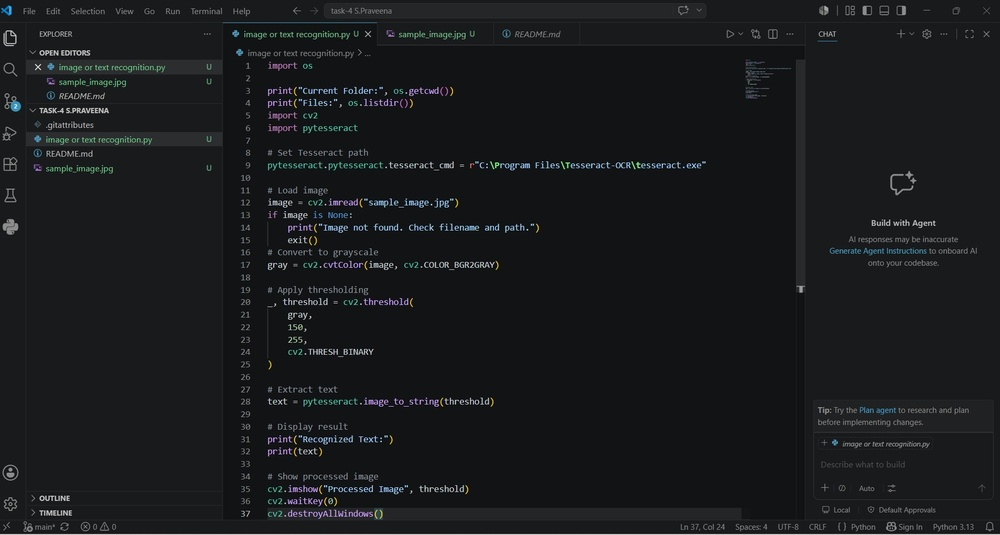
#> input picture sample_image.jpg, 1000 x 535 px, shrunk from 1907 x 1021 before the run
$ python 'image or text recognition.py'
#> lines starting #> are read from the running program, lines starting #| are printed output that depends on the picture
import os

print("Current Folder:", os.getcwd())
print("Files:", os.listdir())
import cv2
import pytesseract

# Set Tesseract path
pytesseract.pytesseract.tesseract_cmd = r"C:\Program Files\Tesseract-OCR\tesseract.exe"

# Load image
image = cv2.imread("sample_image.jpg")
#> image is the input picture: shape (535, 1000, 3); mean B, G, R 29.2, 27.1, 25.6
if image is None:
    print("Image not found. Check filename and path.")
    exit()
# Convert to grayscale
gray = cv2.cvtColor(image, cv2.COLOR_BGR2GRAY)

# Apply thresholding
_, threshold = cv2.threshold(
    gray,
    150,
    255,
    cv2.THRESH_BINARY
)
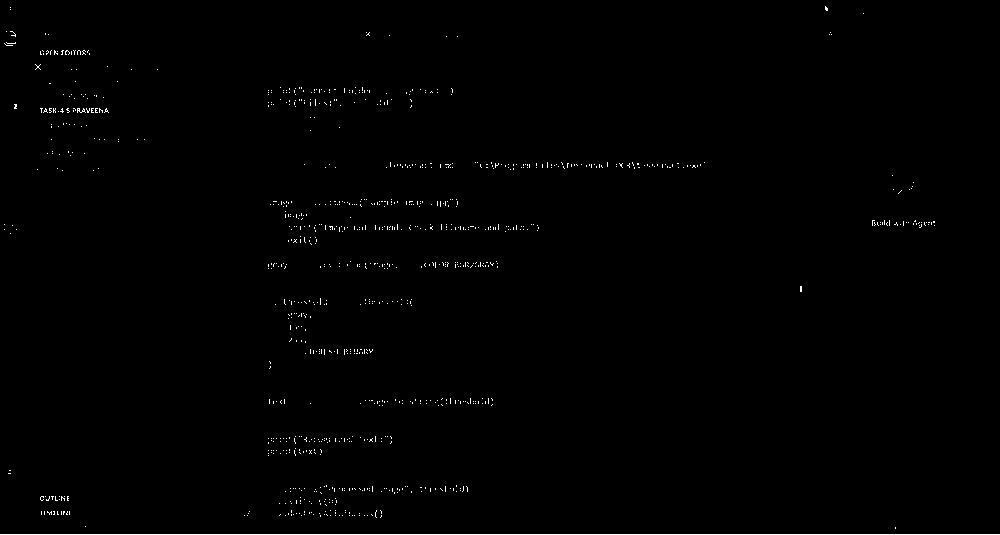
#> threshold: shape (535, 1000); 0.58% white in thin lines or dots

# Extract text
#> (the run stopped early here; a loop or call above may not have finished)
